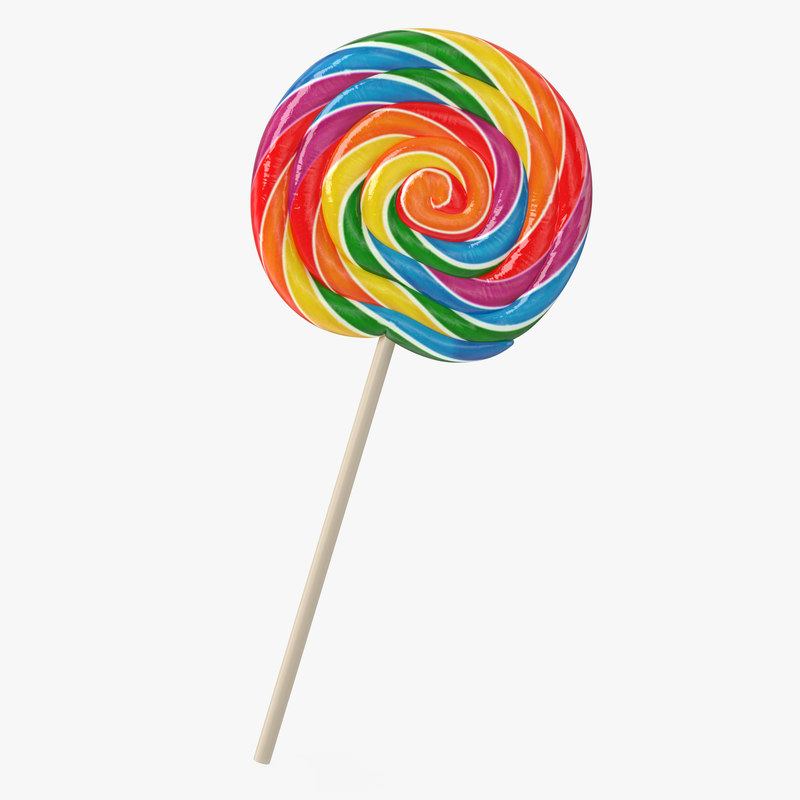
#> input picture POR/testImages/TEST10.jpg, 800 x 800 px, found by its file name
$ python edge_detect.py
#> lines starting #> are read from the running program, lines starting #| are printed output that depends on the picture; after the words box and inside, x2 and y2 are one past the last pixel; in counts of white or black regions, pixels touching at a corner belong together
import cv2
import numpy as np
from matplotlib import pyplot
import pandas as pd
import scipy
import peakutils

# Input file:
img = cv2.imread("/home/ganesh/workspaces/PORRGA/POR/testImages/TEST10.jpg")
#> img is the input picture: shape (800, 800, 3); mean B, G, R 224.9, 229.3, 236.2

# Grayscale Image:    #Do I even need this???
grayScale = cv2.cvtColor(img, cv2.COLOR_RGB2GRAY)
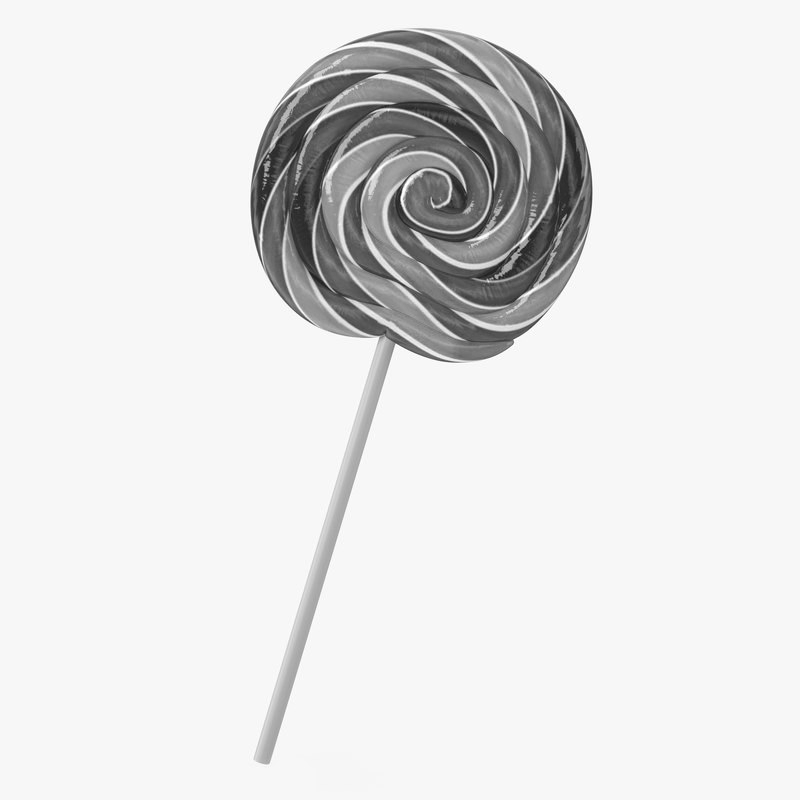
#> grayScale: shape (800, 800); min 27, max 255, mean 228.8

# HSV Image:    #Do I even need this???
HSVImg = cv2.cvtColor(img, cv2.COLOR_BGR2HSV)
#> HSVImg: shape (800, 800, 3); mean H, S, V 9.9, 24.5, 240.5

# Blur Image:
blurX = 10
blurY = 10
blurImg = cv2.blur(img, (blurX, blurY))
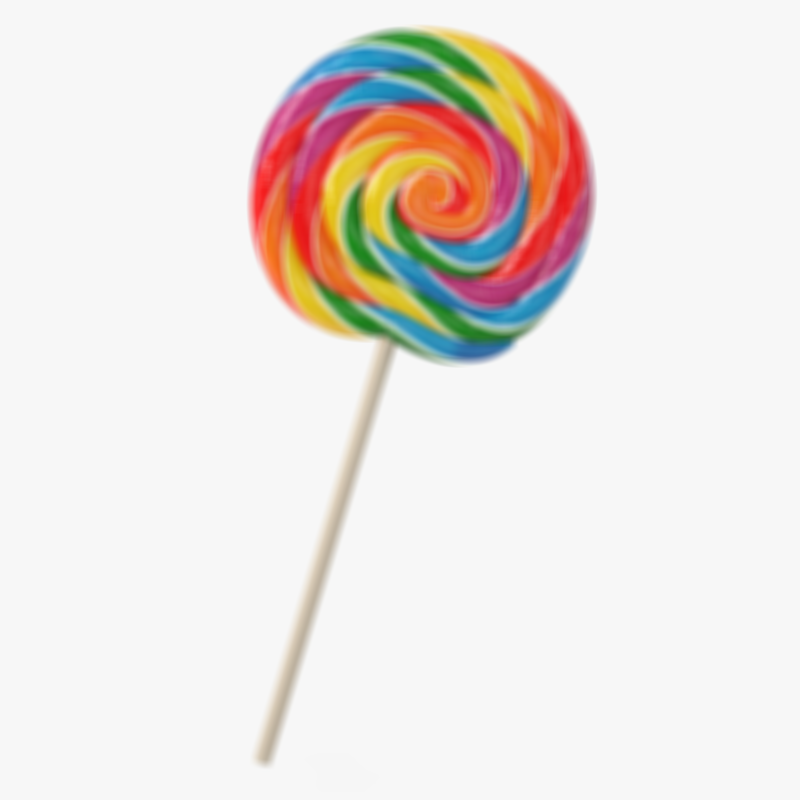
#> blurImg: shape (800, 800, 3); mean B, G, R 224.9, 229.3, 236.2

# Posterize/quantize image:
n = 2  # quantization level

###   ALL OF THIS STUFF IS NOT FINAL!!!
indices = np.arange(0, 256)  # List of all colors
divider = np.linspace(0, 255, n + 1)[1]  # we get a divider
quantiz = np.int0(np.linspace(0, 255, n))  # we get quantization colors
color_levels = np.clip(np.int0(indices / divider), 0, n - 1)  # color levels 0,1,2..
palette = quantiz[color_levels]  # Creating the palette

pImg = palette[blurImg]  # Applying palette on image
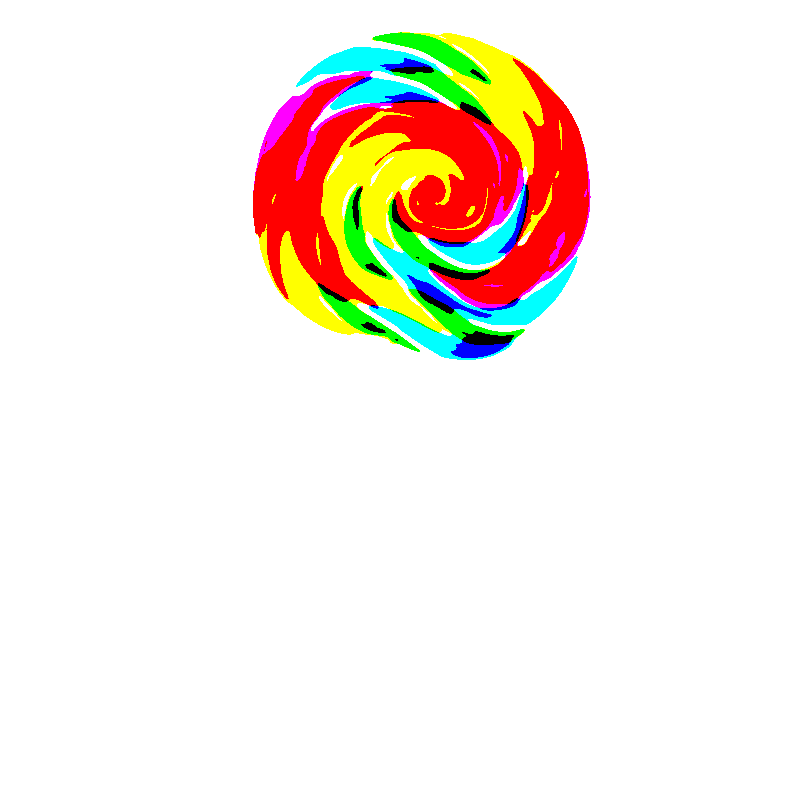
#> pImg: shape (800, 800, 3) int64; mean B, G, R 229, 237.3, 245.8
pImg = cv2.convertScaleAbs(pImg)  # Converting image back to uint8
###


# Edge detection:
lowerColor = np.array([30, 150, 50])
upperColor = np.array([255, 255, 180])

mask = cv2.inRange(img, lowerColor, upperColor)
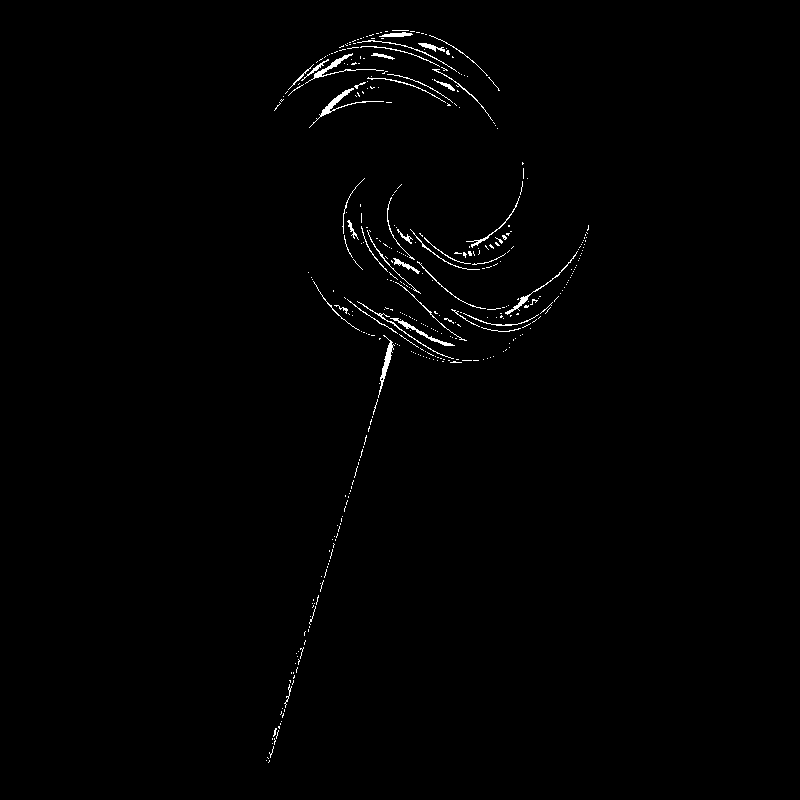
#> mask: shape (800, 800); 0.8% white in thin lines or dots, all inside (x1, y1, x2, y2) = (266, 30, 589, 763)
edge = cv2.Canny(img, 100, 200)
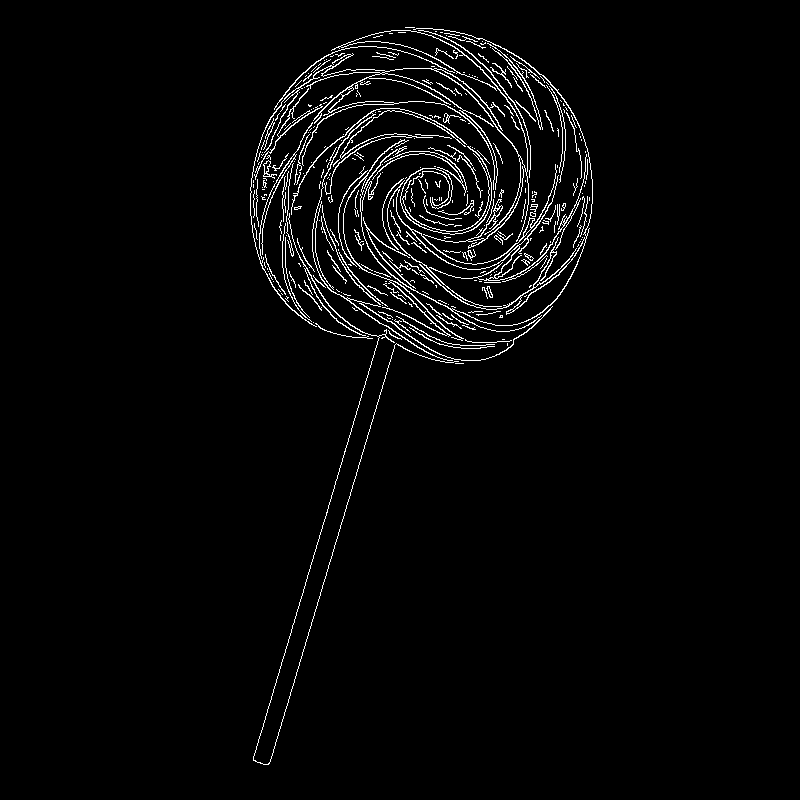
#> edge: shape (800, 800); 2.7% white in thin lines or dots, all inside (x1, y1, x2, y2) = (250, 27, 593, 765)

maskQ = cv2.inRange(pImg, lowerColor, upperColor)
#> maskQ: shape (800, 800); every value is 0
edgeQ = cv2.Canny(pImg, 100, 200)
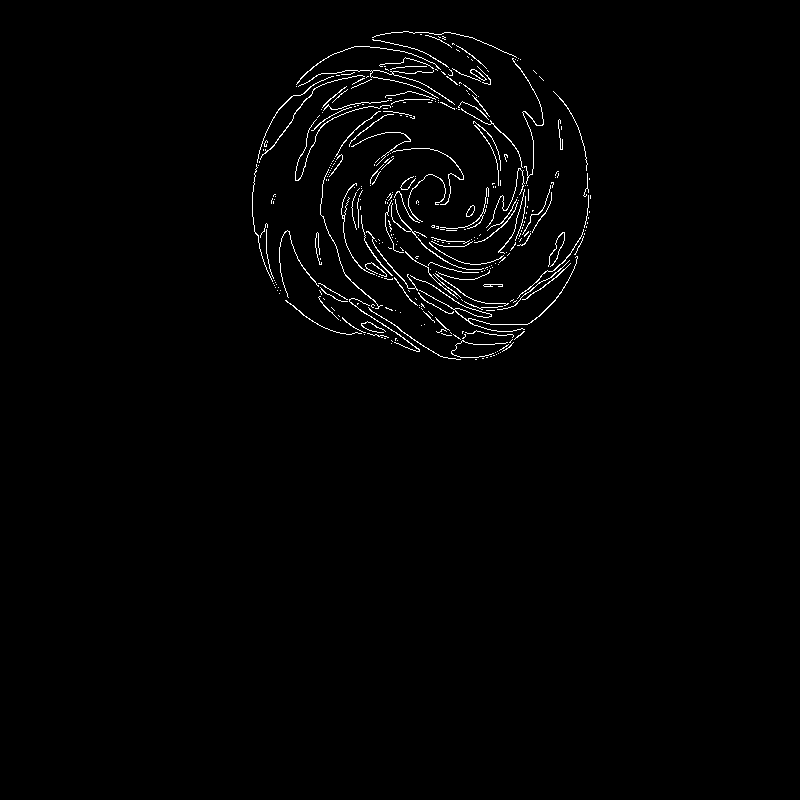
#> edgeQ: shape (800, 800); 1.3% white in thin lines or dots, all inside (x1, y1, x2, y2) = (252, 31, 591, 360)

# Resizing and Formatting:
scale = 100
width = int(img.shape[1] * scale / 100)
#> width = 800
height = int(img.shape[0] * scale / 100)
#> height = 800
dimensions = (width, height)
#> dimensions = (800, 800)

resizeImg = cv2.resize(img, dimensions)
resizeBImg = cv2.resize(blurImg, dimensions)
resizeEImg = cv2.resize(edge, dimensions)

resizePImg = cv2.resize(pImg, dimensions)
resizeEQImg = cv2.resize(edgeQ, dimensions)

"""
#Histogram analysis:
color = ("r", "g","b")
for i, col in enumerate(color):
    X = cv2.calcHist([pImg], [i], None, [256], [0, 256])
    indexes = peakutils.indexes(Y, thres=0.5, min_dist=30)
    print(indexes)
    pyplot.plot(X, color = col)
#Threshold based deconstruction:
"""

# Output:
# finalImg =  cv2.addWeighted(resizePImg, 0.5, resizeEImg, 0.5, 0)

while (cv2.waitKey(20) & 0xFF != ord("q")):
    # Show images
#> (key q is pressed here)
    cv2.imshow("TEST Original", resizeImg)
    cv2.imshow("TEST Blur", resizeBImg)
    cv2.imshow("TEST Quantization", resizePImg)
    cv2.imshow("TEST Plain Edge", resizeEImg)
    cv2.imshow("TEST Edge on Quantization", resizeEQImg)
    # cv2.imshow("TEST Quantization & Edge", finalImg)

    pyplot.show()

cv2.destroyAllWindows()

$ run again, with POR/testImages/TEST2.jpg copied over POR/testImages/TEST10.jpg
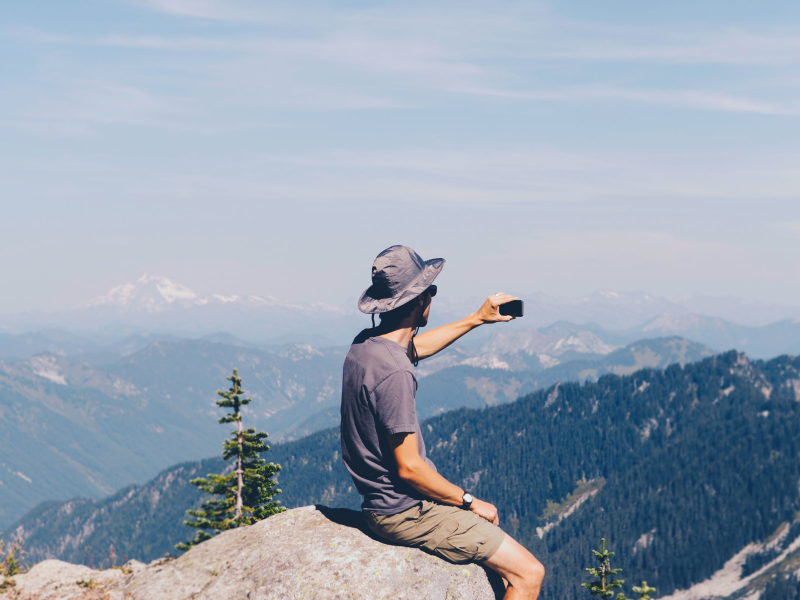
#> input picture POR/testImages/TEST2.jpg, 2400 x 1800 px, found by its file name (shown at 1/3 size)
#> img is the input picture: shape (1800, 2400, 3); mean B, G, R 180, 164.3, 151.6
#> HSVImg: shape (1800, 2400, 3); mean H, S, V 100, 59.8, 183.8
#> `mask = cv2.inRange(img, lowerColor, upperColor)`:
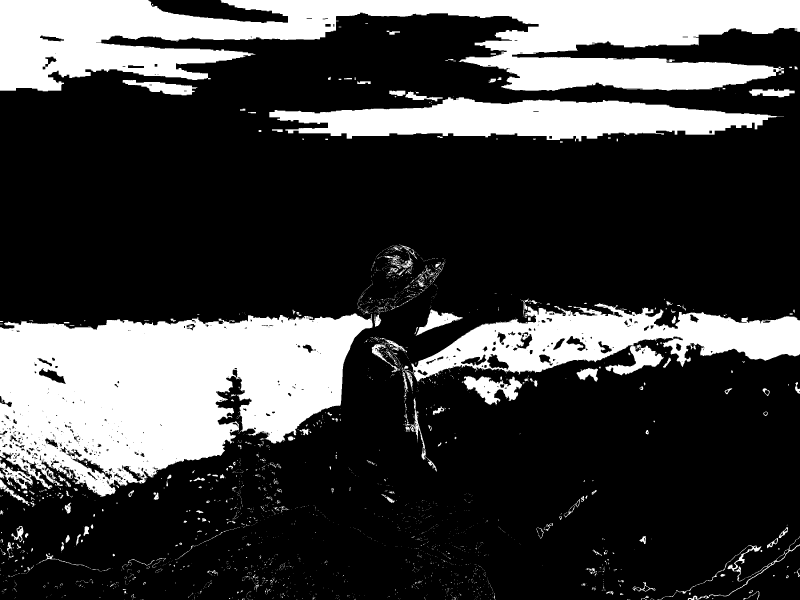
#> mask: shape (1800, 2400) (shown at 1/3 size); 25.1% white; 2887 white regions (2584 under 20 px), largest, box (x1, y1, x2, y2) and area: (0, 940, 1118, 1490) 402467, (0, 0, 2400, 274) 371800, (1216, 910, 2400, 1145) 128242
#> edge: shape (1800, 2400); 1.1% white in thin lines or dots, all inside (x1, y1, x2, y2) = (0, 735, 2400, 1800)
#> maskQ: shape (1800, 2400); every value is 0
#> `edgeQ = cv2.Canny(pImg, 100, 200)`:
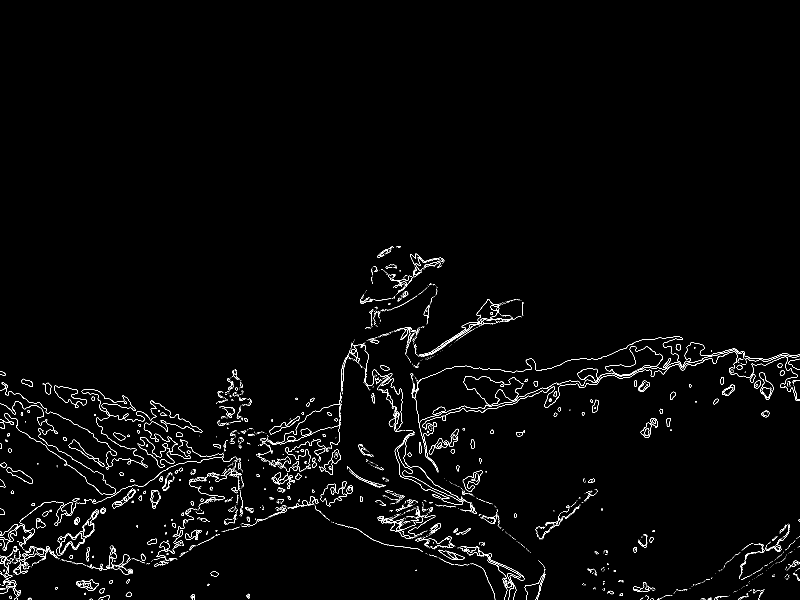
#> edgeQ: shape (1800, 2400) (shown at 1/3 size); 1.2% white in thin lines or dots, all inside (x1, y1, x2, y2) = (0, 738, 2400, 1800)

$ run again, with POR/testImages/TEST3.jpg copied over POR/testImages/TEST10.jpg
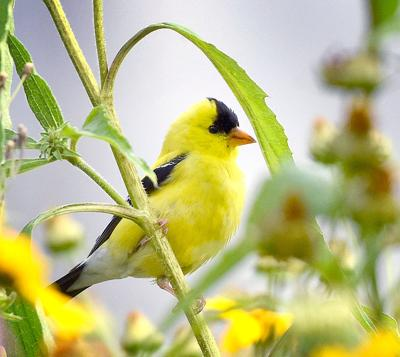
#> input picture POR/testImages/TEST3.jpg, 400 x 357 px, found by its file name
#> img is the input picture: shape (357, 400, 3); mean B, G, R 131.5, 189, 188.8
#> HSVImg: shape (357, 400, 3); mean H, S, V 58.1, 95, 196.2
#> `mask = cv2.inRange(img, lowerColor, upperColor)`:
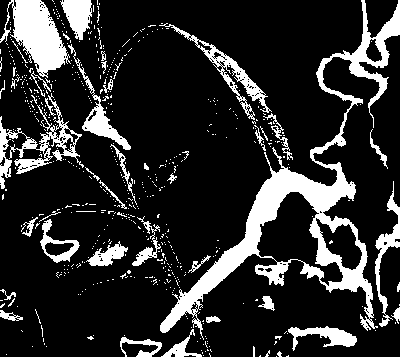
#> mask: shape (357, 400); 17.7% white; 558 white regions (515 under 20 px), largest, box (x1, y1, x2, y2) and area: (160, 0, 400, 340) 10828, (0, 0, 71, 78) 2736, (0, 93, 84, 189) 1798
#> edge: shape (357, 400); 8.2% white in thin lines or dots
#> maskQ: shape (357, 400); every value is 0
#> `edgeQ = cv2.Canny(pImg, 100, 200)`:
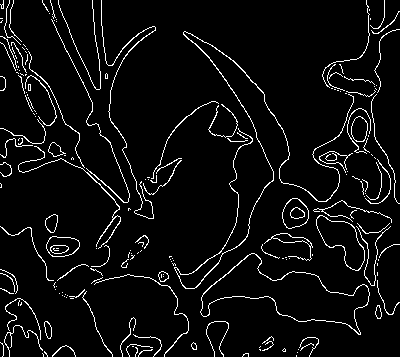
#> edgeQ: shape (357, 400); 5.4% white in thin lines or dots
